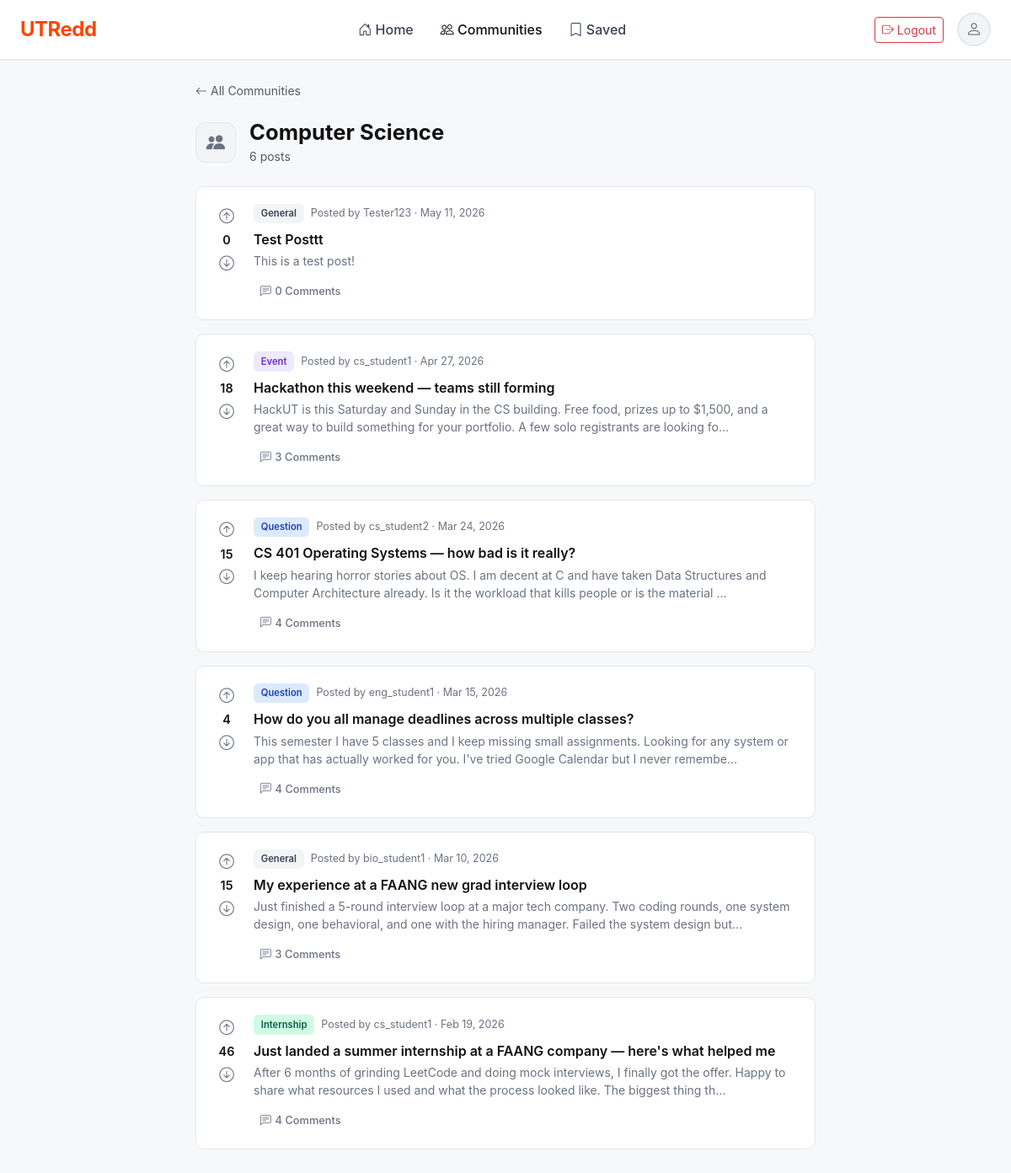
The page /community/cs/ (signed in) on the database its author committed.
### socialAppApp/models.py (models this page shows, shortened)
class Community(models.Model):
    name = models.CharField(max_length=100)
    key  = models.SlugField(unique=True)
    class Meta:
        verbose_name_plural = 'communities'
        ordering = ['name']

class Post(models.Model):
    CATEGORY_CHOICES = [
        ('internship', 'Internship'),
        ('event',      'Event'),
        ('rating',     'Prof Rating'),
        ('question',   'Question'),
        ('general',    'General'),
    ]
    title      = models.CharField(max_length=300)
    body       = models.TextField()
    author     = models.ForeignKey(User,      on_delete=models.CASCADE, related_name='posts')
    community  = models.ForeignKey(Community, on_delete=models.CASCADE, related_name='posts')
    category   = models.CharField(max_length=20, choices=CATEGORY_CHOICES)
    votes      = models.IntegerField(default=0)
    created_at = models.DateTimeField(auto_now_add=True)
    edited_at  = models.DateTimeField(null=True, blank=True)
    class Meta:
        ordering = ['-created_at']

### socialAppApp/views.py (the view)
# urls.py: path('community/<slug:key>/', views.community_detail, name='community_detail'),
@login_required(login_url='login')
def community_detail(request, key):
    community = get_object_or_404(Community, key=key)
    posts = (Post.objects
             .filter(community=community)
             .select_related('author', 'community')
             .annotate(comment_count=Count('comments'))
             .order_by('-created_at'))
    return render(request, 'socialAppApp/community_feed.html', {
        'community': community,
        'posts':     posts,
    })

### socialAppApp/templates/socialAppApp/community_feed.html (shortened to what this page needs)
{% load static %}
<!DOCTYPE html>
<html lang="en">
<head>
    <link href="https://cdn.jsdelivr.net/npm/bootstrap@5.3.2/dist/css/bootstrap.min.css" rel="stylesheet">
    <link rel="stylesheet" href="https://cdn.jsdelivr.net/npm/bootstrap-icons@1.11.2/font/bootstrap-icons.css">
    <link rel="stylesheet" href="{% static 'socialAppApp/styles.css' %}">
</head>
<body>
    <nav class="navbar navbar-expand-lg bg-white border-bottom sticky-top">
        <div class="container-fluid px-4">
            <a class="navbar-brand fw-bold brand-text" href="{% url 'homepage' %}">UTRedd</a>
            <div class="collapse navbar-collapse" id="mainNav">
                <ul class="navbar-nav mx-auto mb-2 mb-lg-0">
                    <li class="nav-item">
                        <a class="nav-link" href="{% url 'homepage' %}"><i class="bi bi-house-door"></i> Home</a>
                    </li>
                    <li class="nav-item">
                        <a class="nav-link active" href="{% url 'communities' %}"><i class="bi bi-people"></i> Communities</a>
                    </li>
                    <li class="nav-item">
                        <a class="nav-link" href="{% url 'saved_posts' %}"><i class="bi bi-bookmark"></i> Saved</a>
                    </li>
                </ul>
                <div class="d-flex align-items-center gap-3">
                    <form method="post" action="{% url 'logout' %}" style="display:inline;">
                        <button type="submit" class="btn btn-outline-danger btn-sm">
                            <i class="bi bi-box-arrow-right"></i> Logout
                        </button>
                    </form>
                    <a href="{% url 'profile' %}" class="profile-link d-flex align-items-center justify-content-center"
                       style="width:40px;height:40px;border-radius:50%;border:2px solid #e5e7eb;background:#f3f4f6;">
                        <i class="bi bi-person" style="font-size:1.2rem;color:#6b7280;"></i>
                    </a>
                </div>
            </div>
        </div>
    </nav>
    <div class="container py-4" style="max-width: 760px;">
        <a href="{% url 'communities' %}" class="d-inline-flex align-items-center gap-1 text-muted mb-4 text-decoration-none"
           style="font-size:0.875rem;">
            <i class="bi bi-arrow-left"></i> All Communities
        </a>
        <div class="d-flex align-items-center gap-3 mb-4">
            <div style="width:48px;height:48px;border-radius:12px;background:#f3f4f6;border:1px solid #e5e7eb;
                        display:flex;align-items:center;justify-content:center;">
                <i class="bi bi-people-fill" style="font-size:1.4rem;color:#6b7280;"></i>
            </div>
            <div>
                <h1 class="fw-bold mb-0" style="font-size:1.6rem;">{{ community.name }}</h1>
                <span class="text-muted" style="font-size:0.875rem;">{{ posts|length }} post{{ posts|length|pluralize }}</span>
            </div>
        </div>
        {% if posts %}
            {% for post in posts %}
                <div class="post-card">
                    <div class="vote-col">
                        <button class="vote-btn upvote"><i class="bi bi-arrow-up-circle"></i></button>
                        <span class="vote-count">{{ post.votes }}</span>
                        <button class="vote-btn downvote"><i class="bi bi-arrow-down-circle"></i></button>
                    </div>
                    <div class="post-content">
                        <div class="post-meta">
                            <span class="category-badge cat-{{ post.category }}">{{ post.get_category_display }}</span>
                            <span class="post-author">Posted by {{ post.author.username }} · {{ post.created_at|date:"M d, Y" }}</span>
                        </div>
                        <a href="{% url 'post_detail' post.pk %}" class="post-title-link d-block mb-1">{{ post.title }}</a>
                        <div class="post-excerpt">{{ post.body|truncatechars:180 }}</div>
                        <div class="post-footer">
                            <a href="{% url 'post_detail' post.pk %}" class="post-action text-decoration-none">
                                <i class="bi bi-chat-left-text"></i> {{ post.comment_count }} Comment{{ post.comment_count|pluralize }}
                            </a>
                        </div>
                    </div>
                </div>
            {% endfor %}
        {% else %}
            <div class="text-center py-5 text-muted">
                <i class="bi bi-inbox" style="font-size:2rem;"></i>
                <p class="mt-2">No posts in this community yet.</p>
            </div>
        {% endif %}
    </div>
</body>
</html>

### socialAppApp/static/socialAppApp/styles.css (style rules this page uses)
:root { --utredd-orange: #ff4500; --utredd-orange-dark: #e03d00; --bg-light: #f7f8fa; --border-light: #e5e7eb; --text-muted-custom: #6b7280; }
body { background-color: var(--bg-light); font-family: -apple-system, BlinkMacSystemFont, "Segoe UI", Roboto, "Helvetica Neue", Arial, sans-serif; }
.navbar { padding-top: 0.75rem; padding-bottom: 0.75rem; }
.brand-text { color: var(--utredd-orange) !important; font-size: 1.5rem; letter-spacing: -0.5px; }
.navbar .nav-link { color: #374151 !important; font-weight: 500; padding: 0.5rem 1rem !important; }
.navbar .nav-link.active { color: #111 !important; }
h1 { font-size: 2rem; color: #111; }
.post-card { background-color: #fff; border: 1px solid var(--border-light); border-radius: 10px; padding: 1.25rem; margin-bottom: 1rem; display: flex; gap: 1rem; transition: border-color 0.2s, box-shadow 0.2s; }
.vote-col { display: flex; flex-direction: column; align-items: center; min-width: 32px; color: var(--text-muted-custom); }
.vote-btn { background: none; border: none; color: var(--text-muted-custom); padding: 2px; font-size: 1.1rem; cursor: pointer; transition: color 0.15s; }
.vote-count { font-weight: 600; font-size: 0.9rem; color: #111; margin: 2px 0; }
.post-content { flex: 1; min-width: 0; }
.post-meta { display: flex; align-items: center; gap: 0.5rem; margin-bottom: 0.5rem; flex-wrap: wrap; }
.category-badge { font-size: 0.7rem; font-weight: 600; padding: 0.2rem 0.55rem; border-radius: 6px; }
.cat-internship { background-color: #d1fae5; color: #065f46; }
.cat-event { background-color: #ede9fe; color: #6d28d9; }
.cat-question { background-color: #dbeafe; color: #1e40af; }
.cat-general { background-color: #f3f4f6; color: #374151; }
.post-author { font-size: 0.78rem; color: var(--text-muted-custom); }
.post-title-link { font-size: 1rem; font-weight: 600; color: #111; text-decoration: none; line-height: 1.4; }
.post-excerpt { font-size: 0.875rem; color: #6b7280; margin-bottom: 0.75rem; line-height: 1.5; }
.post-footer { display: flex; gap: 1rem; align-items: center; }
.post-action { background: none; border: none; color: var(--text-muted-custom); font-size: 0.8rem; font-weight: 500; padding: 0.25rem 0.5rem; border-radius: 6px; cursor: pointer; display: inline-flex; align-items: center; gap: 0.3rem; transition: background 0.15s, color 0.15s; }

### rows shown on the page
Community: name "Computer Science"
Post: votes "0", category "General", author.username "Tester123", created_at "May 11, 2026", title "Test Posttt", body "This is a test post!", comment_count "0"
Post: votes "18", category "Event", author.username "cs_student1", created_at "Apr 27, 2026", title "Hackathon this weekend — teams still forming", body "HackUT is this Saturday and Sunday in the CS building. Free food, prizes up to $1,500, and a great way to build something for your portfolio. A few solo registrants are looking fo…", comment_count "3"
Post: votes "15", category "Question", author.username "cs_student2", created_at "Mar 24, 2026", title "CS 401 Operating Systems — how bad is it really?", body "I keep hearing horror stories about OS. I am decent at C and have taken Data Structures and Computer Architecture already. Is it the workload that kills people or is the material …", comment_count "4"
Post: votes "4", category "Question", author.username "eng_student1", created_at "Mar 15, 2026", title "How do you all manage deadlines across multiple classes?", body "This semester I have 5 classes and I keep missing small assignments. Looking for any system or app that has actually worked for you. I've tried Google Calendar but I never remembe…", comment_count "4"
Post: votes "15", category "General", author.username "bio_student1", created_at "Mar 10, 2026", title "My experience at a FAANG new grad interview loop", body "Just finished a 5-round interview loop at a major tech company. Two coding rounds, one system design, one behavioral, and one with the hiring manager. Failed the system design but…", comment_count "3"
Post: votes "46", category "Internship", author.username "cs_student1", created_at "Feb 19, 2026", title "Just landed a summer internship at a FAANG company — here's what helped me", body "After 6 months of grinding LeetCode and doing mock interviews, I finally got the offer. Happy to share what resources I used and what the process looked like. The biggest thing th…", comment_count "4"

### other values the page prints
{{ posts|length }} "6"
